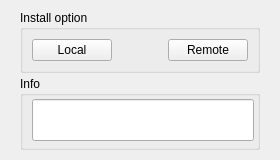
<?xml version="1.0" encoding="UTF-8"?>
<ui version="4.0">
 <class>Form</class>
 <widget class="QWidget" name="Form">
  <property name="geometry">
   <rect>
    <x>0</x>
    <y>0</y>
    <width>280</width>
    <height>160</height>
   </rect>
  </property>
  <property name="windowTitle">
   <string>Form</string>
  </property>
  <layout class="QVBoxLayout" name="verticalLayout">
   <property name="spacing">
    <number>3</number>
   </property>
   <property name="leftMargin">
    <number>20</number>
   </property>
   <property name="topMargin">
    <number>10</number>
   </property>
   <property name="rightMargin">
    <number>20</number>
   </property>
   <property name="bottomMargin">
    <number>10</number>
   </property>
   <item>
    <widget class="QGroupBox" name="groupBox">
     <property name="title">
      <string>Install option</string>
     </property>
     <layout class="QHBoxLayout" name="horizontalLayout">
      <item>
       <widget class="QPushButton" name="local_btn">
        <property name="sizePolicy">
         <sizepolicy hsizetype="Expanding" vsizetype="Fixed">
          <horstretch>0</horstretch>
          <verstretch>0</verstretch>
         </sizepolicy>
        </property>
        <property name="text">
         <string>Local</string>
        </property>
       </widget>
      </item>
      <item>
       <spacer name="horizontalSpacer">
        <property name="orientation">
         <enum>Qt::Horizontal</enum>
        </property>
        <property name="sizeHint" stdset="0">
         <size>
          <width>40</width>
          <height>20</height>
         </size>
        </property>
       </spacer>
      </item>
      <item>
       <widget class="QPushButton" name="remote_btn">
        <property name="sizePolicy">
         <sizepolicy hsizetype="Expanding" vsizetype="Fixed">
          <horstretch>0</horstretch>
          <verstretch>0</verstretch>
         </sizepolicy>
        </property>
        <property name="text">
         <string>Remote</string>
        </property>
       </widget>
      </item>
     </layout>
    </widget>
   </item>
   <item>
    <widget class="QGroupBox" name="groupBox_2">
     <property name="title">
      <string>Info</string>
     </property>
     <layout class="QVBoxLayout" name="verticalLayout_2">
      <property name="spacing">
       <number>3</number>
      </property>
      <property name="topMargin">
       <number>3</number>
      </property>
      <property name="rightMargin">
       <number>3</number>
      </property>
      <property name="bottomMargin">
       <number>6</number>
      </property>
      <item>
       <widget class="QLineEdit" name="info_text">
        <property name="sizePolicy">
         <sizepolicy hsizetype="Expanding" vsizetype="Expanding">
          <horstretch>0</horstretch>
          <verstretch>0</verstretch>
         </sizepolicy>
        </property>
        <property name="readOnly">
         <bool>true</bool>
        </property>
       </widget>
      </item>
     </layout>
    </widget>
   </item>
  </layout>
 </widget>
 <tabstops>
  <tabstop>local_btn</tabstop>
  <tabstop>remote_btn</tabstop>
  <tabstop>info_text</tabstop>
 </tabstops>
 <resources/>
 <connections/>
</ui>
